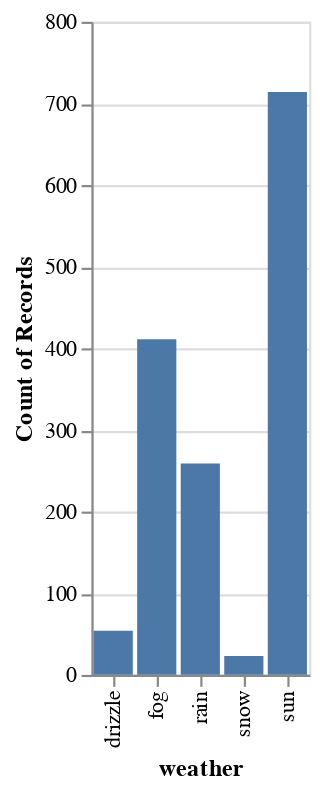

Here is the notebook cell this chart was saved with:
### Markdown cell above
### Histogram

### Code cell
show(
    data(["weather"]),
    {
        "view": [
            {
                "mark": [
                    {
                        "type": "bar",
                        "encoding": [
                            {"channel": "x", "field": "weather"},
                            {"channel": "y", "aggregate": "count"},
                        ],
                    }
                ],
                "scale": [
                    {"channel": "x", "type": "ordinal"},
                    {"channel": "y", "type": "linear", "zero": "true"},
                ],
            }
        ]
    },
)

### Figure 1 — Vega-Lite specification as saved in the notebook (floating-point values rounded to 4 significant figures; data arrays with more than 128 entries replaced by an {"elided": "..."} marker saying what was removed)
{"config": {"view": {"continuousWidth": 400, "continuousHeight": 300}}, "data": {"name": "data-830c39fec90146253fb06a06c26374ef"}, "mark": "bar", "encoding": {"x": {"field": "weather", "type": "ordinal"}, "y": {"aggregate": "count", "scale": {"type": "linear", "zero": true}}}, "$schema": "https://vega.github.io/schema/vega-lite/v4.17.0.json", "datasets": {"data-830c39fec90146253fb06a06c26374ef": {"elided": "1461 records"}}}
